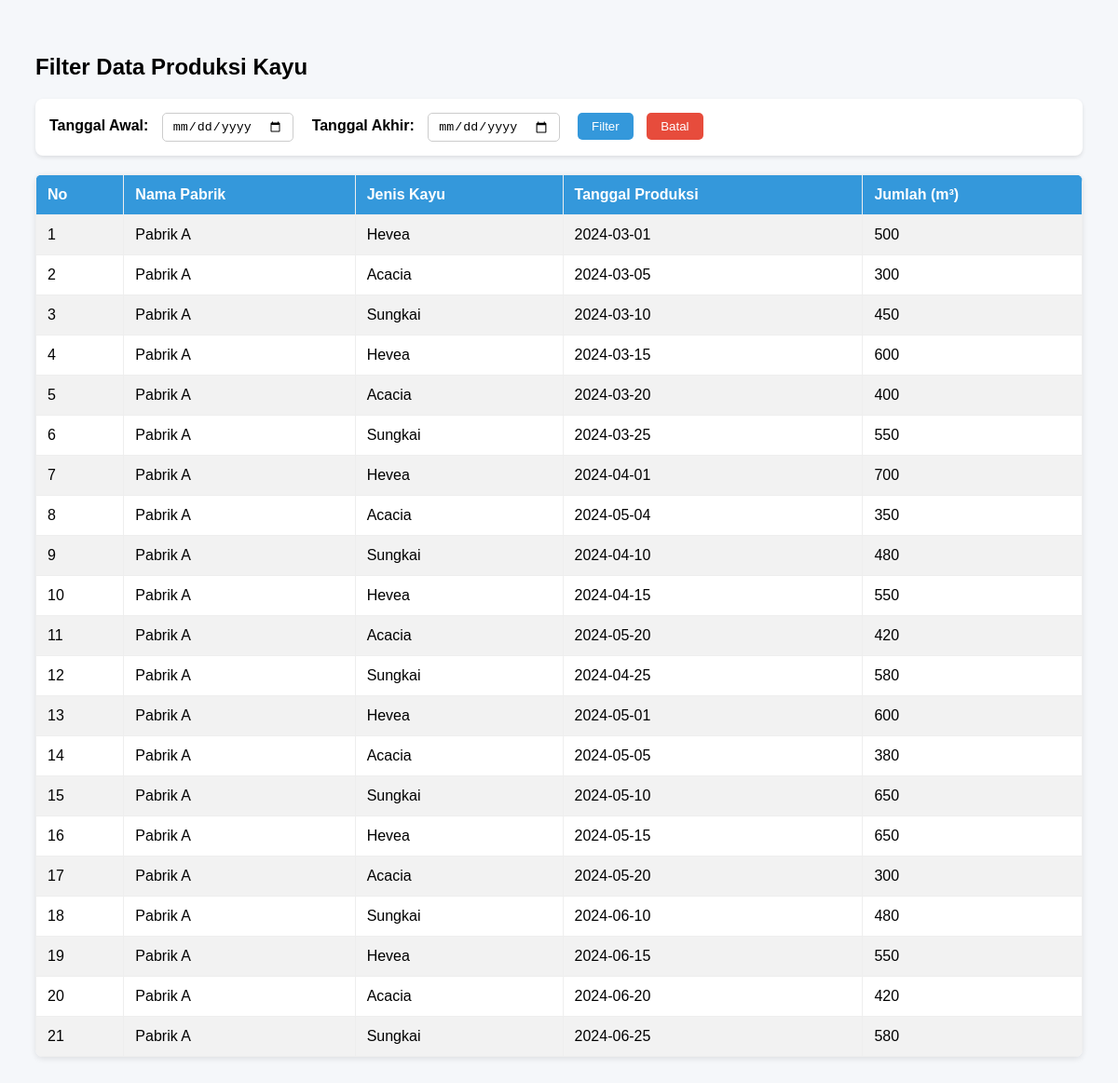
The page /produksi.php on the database its author committed.
### tables this page shows
CREATE TABLE `produksi` (
  `no` int(5) NOT NULL,
  `nama_pabrik` varchar(250) NOT NULL,
  `jenis_kayu` varchar(250) NOT NULL,
  `tanggal_produksi` date NOT NULL,
  `jumlah_m3` int(5) NOT NULL
);

### produksi.php (the view, shortened to what this page needs)
<!DOCTYPE html>
<html>
<head>
</head>
<body>
<h2>Filter Data Produksi Kayu</h2>
<form method="GET" action="">
    <label>Tanggal Awal:</label>
    <input type="date" name="tanggal_awal" required value="<?= isset($_GET['tanggal_awal']) ? $_GET['tanggal_awal'] : '' ?>">
    <label>Tanggal Akhir:</label>
    <input type="date" name="tanggal_akhir" required value="<?= isset($_GET['tanggal_akhir']) ? $_GET['tanggal_akhir'] : '' ?>">
    <button type="submit">Filter</button>
    <a href="index.php">
        <button type="button">Batal</button>
    </a>
</form>
<?php
$host = "localhost";
$user = "root";
$pass = "";
$db   = "jati";
$conn = new mysqli($host, $user, $pass, $db);
$sql = "SELECT * FROM produksi";
$result = $conn->query($sql);
if ($result && $result->num_rows > 0) {
    echo "<table>
            <tr>
                <th>No</th>
                <th>Nama Pabrik</th>
                <th>Jenis Kayu</th>
                <th>Tanggal Produksi</th>
                <th>Jumlah (m³)</th>
            </tr>";
    while ($row = $result->fetch_assoc()) {
        echo "<tr>
                <td>{$row['no']}</td>
                <td>{$row['nama_pabrik']}</td>
                <td>{$row['jenis_kayu']}</td>
                <td>{$row['tanggal_produksi']}</td>
                <td>{$row['jumlah_m3']}</td>
              </tr>";
    }
    echo "</table>";
} else {
    echo "<p>Tidak ada data produksi pada rentang tanggal tersebut.</p>";
}
?>
</body>
</html>

### produksi.php (style rules this page uses)
body { font-family: Arial, sans-serif; padding: 30px; background-color: #f5f7fa; }
h2 { margin-bottom: 20px; }
form { margin-bottom: 20px; background: #fff; padding: 15px; border-radius: 8px; box-shadow: 0 2px 4px rgba(0,0,0,0.1); }
label { margin-right: 10px; font-weight: bold; }
input[type="date"] { padding: 6px 10px; margin-right: 15px; border-radius: 5px; border: 1px solid #ccc; }
button { padding: 7px 15px; background-color: #3498db; border: none; color: #fff; border-radius: 5px; cursor: pointer; margin-right: 10px; }
button[type="button"] { background-color: #e74c3c; }
table { border-collapse: collapse; width: 100%; background: #fff; border-radius: 8px; overflow: hidden; box-shadow: 0 2px 6px rgba(0,0,0,0.1); }
th, td { border: 1px solid #eee; padding: 12px; text-align: left; }
th { background-color: #3498db; color: white; }
tr:nth-child(even) { background-color: #f2f2f2; }

### rows shown on the page
produksi: no "1", nama_pabrik "Pabrik A", jenis_kayu "Hevea", tanggal_produksi "2024-03-01", jumlah_m3 "500"
produksi: no "2", nama_pabrik "Pabrik A", jenis_kayu "Acacia", tanggal_produksi "2024-03-05", jumlah_m3 "300"
produksi: no "3", nama_pabrik "Pabrik A", jenis_kayu "Sungkai", tanggal_produksi "2024-03-10", jumlah_m3 "450"
produksi: no "4", nama_pabrik "Pabrik A", jenis_kayu "Hevea", tanggal_produksi "2024-03-15", jumlah_m3 "600"
produksi: no "5", nama_pabrik "Pabrik A", jenis_kayu "Acacia", tanggal_produksi "2024-03-20", jumlah_m3 "400"
produksi: no "6", nama_pabrik "Pabrik A", jenis_kayu "Sungkai", tanggal_produksi "2024-03-25", jumlah_m3 "550"
produksi: no "7", nama_pabrik "Pabrik A", jenis_kayu "Hevea", tanggal_produksi "2024-04-01", jumlah_m3 "700"
produksi: no "8", nama_pabrik "Pabrik A", jenis_kayu "Acacia", tanggal_produksi "2024-05-04", jumlah_m3 "350"
produksi: no "9", nama_pabrik "Pabrik A", jenis_kayu "Sungkai", tanggal_produksi "2024-04-10", jumlah_m3 "480"
produksi: no "10", nama_pabrik "Pabrik A", jenis_kayu "Hevea", tanggal_produksi "2024-04-15", jumlah_m3 "550"
produksi: no "11", nama_pabrik "Pabrik A", jenis_kayu "Acacia", tanggal_produksi "2024-05-20", jumlah_m3 "420"
produksi: no "12", nama_pabrik "Pabrik A", jenis_kayu "Sungkai", tanggal_produksi "2024-04-25", jumlah_m3 "580"
produksi: no "13", nama_pabrik "Pabrik A", jenis_kayu "Hevea", tanggal_produksi "2024-05-01", jumlah_m3 "600"
produksi: no "14", nama_pabrik "Pabrik A", jenis_kayu "Acacia", tanggal_produksi "2024-05-05", jumlah_m3 "380"
produksi: no "15", nama_pabrik "Pabrik A", jenis_kayu "Sungkai", tanggal_produksi "2024-05-10", jumlah_m3 "650"
produksi: no "16", nama_pabrik "Pabrik A", jenis_kayu "Hevea", tanggal_produksi "2024-05-15", jumlah_m3 "650"
produksi: no "17", nama_pabrik "Pabrik A", jenis_kayu "Acacia", tanggal_produksi "2024-05-20", jumlah_m3 "300"
produksi: no "18", nama_pabrik "Pabrik A", jenis_kayu "Sungkai", tanggal_produksi "2024-06-10", jumlah_m3 "480"
produksi: no "19", nama_pabrik "Pabrik A", jenis_kayu "Hevea", tanggal_produksi "2024-06-15", jumlah_m3 "550"
produksi: no "20", nama_pabrik "Pabrik A", jenis_kayu "Acacia", tanggal_produksi "2024-06-20", jumlah_m3 "420"
produksi: no "21", nama_pabrik "Pabrik A", jenis_kayu "Sungkai", tanggal_produksi "2024-06-25", jumlah_m3 "580"
